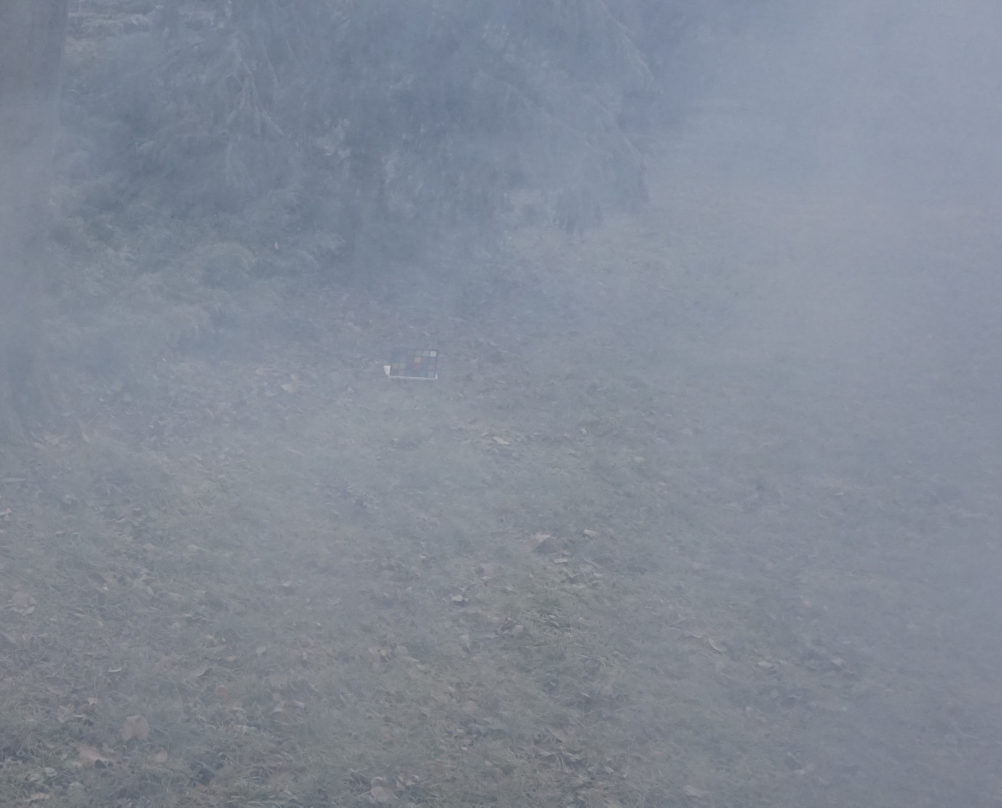
#> input picture data/O-HAZY/hazy/09_outdoor.jpg, 3006 x 2422 px (shown at 1/3 size)
$ python -i dcp_improved.py   (imports and definitions only)
#> lines starting #> are read from the running program, lines starting #| are printed output that depends on the picture
#> further down, picture is the input picture: shape (2422, 3006, 3); mean B, G, R 150.8, 138.2, 130.4
from __future__ import annotations

import cv2
import numpy as np


def _box(img, r):
    k = 2 * r + 1
    return cv2.boxFilter(img, ddepth=-1, ksize=(k, k),
                         borderType=cv2.BORDER_REFLECT)

#Ánh sáng khí quyển A
def _atmospheric_light(img, dark, top_percent=0.001):
    n = dark.size
    n_top = max(int(n * top_percent), 1)
    flat = img.reshape(n, 3)
    idx = np.argpartition(dark.ravel(), -n_top)[-n_top:]
    cands = flat[idx]
    best_pixel = cands[cands.sum(axis=1).argmax()]
    return float(np.clip(best_pixel.mean(), 0.5, 0.95))
#============================

#Tinh chỉnh transmission bằng Fast Guided Filter
def _fast_gf_smallp(I_full_gray, I_small_gray, p_small, radius, eps, s):
    H, W = I_full_gray.shape[:2]
    rs = max(1, radius // s)
    mI = _box(I_small_gray, rs)
    mp = _box(p_small, rs)
    mIp = _box(I_small_gray * p_small, rs)
    mII = _box(I_small_gray * I_small_gray, rs)
    var_I = mII - mI * mI
    cov_Ip = mIp - mI * mp
    a = cov_Ip / (var_I + eps)
    b = mp - a * mI
    a = _box(a, rs)
    b = _box(b, rs)
    if s > 1:
        a_full = cv2.resize(a, (W, H), interpolation=cv2.INTER_LINEAR)
        b_full = cv2.resize(b, (W, H), interpolation=cv2.INTER_LINEAR)
    else:
        a_full, b_full = a, b
    return a_full * I_full_gray + b_full
#============================

def dehaze_dcp_improved(img, patch_size=15, omega=0.95, t0=0.1,
                         guided_radius=60, guided_eps=1e-3,
                         subsample=4, return_intermediate=False,
                         **_legacy):
#> called with patch_size = 15, omega = 0.95, t0 = 0.1, guided_radius = 60, guided_eps = 0.001, subsample = 4, return_intermediate = False
    if img.ndim != 3 or img.shape[2] != 3:
        raise ValueError("Input phải là ảnh RGB 3 kênh")
    if img.dtype == np.uint8:
        img = img.astype(np.float32) / 255.0
    elif img.dtype != np.float32:
        img = img.astype(np.float32)

    H, W = img.shape[:2]
    s = max(1, int(subsample)) #Cơ chế thu nhỏ
    if min(H, W) // s < 64:
        s = max(1, min(H, W) // 64)
    Hs, Ws = max(1, H // s), max(1, W // s)

    ps = max(3, int(patch_size))
    if ps % 2 == 0:
        ps += 1
    kernel = cv2.getStructuringElement(cv2.MORPH_RECT, (ps, ps))

    min_ch = img.min(axis=2)
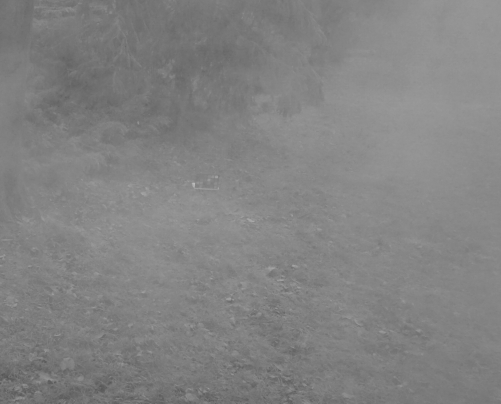
#> min_ch: shape (2422, 3006) float32 (shown at 1/6 size); min 0.294, max 0.757, mean 0.511
    dark = cv2.erode(min_ch, kernel)

    A = _atmospheric_light(img, dark)
#> in _atmospheric_light, `idx = np.argpartition(dark.ravel(), -n_top)[-n_top:]`: idx = 7280 values, max 3975434 at index 1462, min 2830 at index 174, mean 1521721.2
#> in _atmospheric_light, `best_pixel = cands[cands.sum(axis=1).argmax()]`: best_pixel = [0.761, 0.741, 0.737]
#> A = 0.746

    #Phát hiện vùng trời với các đặc trưng về độ tối, độ bão hòa và độ sáng để điều chỉnh omega thích nghi theo vùng trời
    img_small = cv2.resize(img, (Ws, Hs), interpolation=cv2.INTER_AREA) \
        if s > 1 else img
    min_s = img_small.min(axis=2)
    max_s = img_small.max(axis=2)
    ps_s = max(3, ps // s)
    if ps_s % 2 == 0:
        ps_s += 1
    ker_s = cv2.getStructuringElement(cv2.MORPH_RECT, (ps_s, ps_s))
    dark_s = cv2.erode(min_s, ker_s)
    saturation = (max_s - min_s) / (max_s + 1e-6)
    brightness = 0.5 * (max_s + min_s)
    dark_n = np.clip((dark_s - 0.60) * (1.0 / 0.35), 0.0, 1.0)
    bright_n = np.clip((brightness - 0.75) * (1.0 / 0.25), 0.0, 1.0)
#> bright_n: shape (605, 751) float32; every value is 0
    sat_n = np.clip(1.0 - saturation * (1.0 / 0.10), 0.0, 1.0)
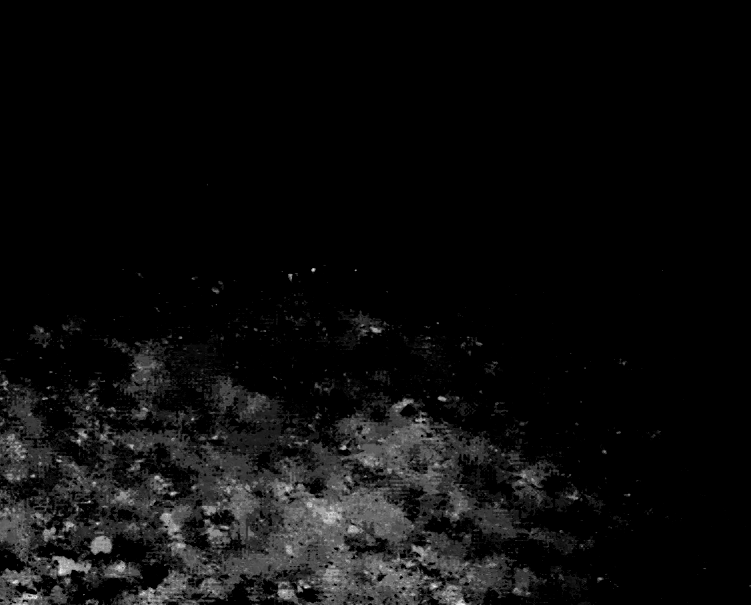
#> sat_n: shape (605, 751) float32; min 0, max 0.967, mean 0.0501
    sky_s = dark_n * bright_n * sat_n
    sky_s = cv2.GaussianBlur(sky_s.astype(np.float32, copy=False),
                              (0, 0), sigmaX=max(2.0, 10.0 / s))
    np.clip(sky_s, 0.0, 1.0, out=sky_s)
    sky_full = cv2.resize(sky_s, (W, H), interpolation=cv2.INTER_LINEAR) \
        if s > 1 else sky_s
#> sky_full: shape (2422, 3006) float32; every value is 0
    #==========================

    #Transmission thô với omega thích nghi
    inv_A = 1.0 / A
#> inv_A = 1.34
    normed_min = np.clip(min_ch * inv_A, 0.0, 1.0)
    dc_norm = cv2.erode(normed_min, kernel)
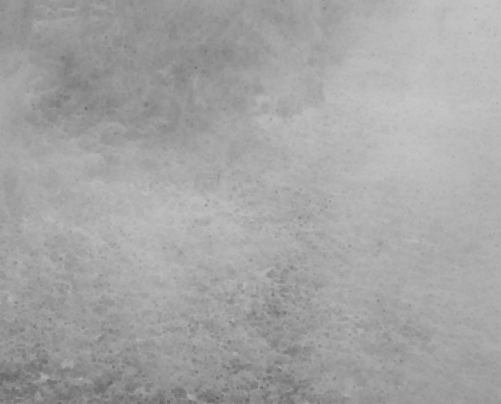
#> dc_norm: shape (2422, 3006) float32 (shown at 1/6 size); min 0.394, max 0.862, mean 0.646
    omega_map = omega - (0.20 * omega) * sky_full
#> omega_map: shape (2422, 3006) float32; every value is 0.95
    t_coarse = 1.0 - omega_map * dc_norm
    #======

    coeff = np.array([0.299, 0.587, 0.114], dtype=np.float32)
    gray_full = (img @ coeff).astype(np.float32, copy=False)
    if s > 1:
        gray_small = cv2.resize(gray_full, (Ws, Hs),
                                 interpolation=cv2.INTER_AREA)
        t_coarse_small = cv2.resize(t_coarse, (Ws, Hs),
                                     interpolation=cv2.INTER_AREA)
    else:
        gray_small = gray_full
        t_coarse_small = t_coarse

    t_refined = _fast_gf_smallp(
        gray_full, gray_small, t_coarse_small, #Ngưỡng sàn t thích nghi theo vùng trời
        guided_radius, guided_eps, s,
    )
#> in _fast_gf_smallp, `cov_Ip = mIp - mI * mp`:
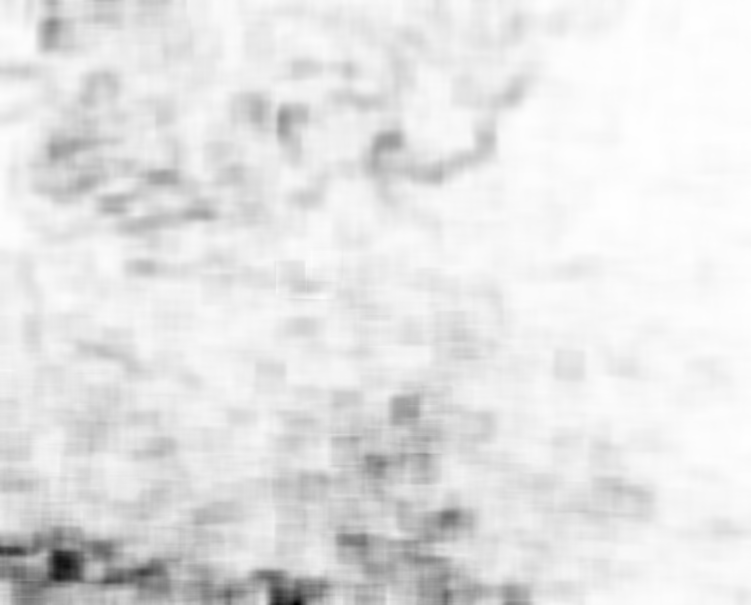
#> cov_Ip: shape (605, 751) float32; min -0.00154, max -4.5e-06, mean -0.000165; drawn with min black and max white
#> in _fast_gf_smallp, `b = mp - a * mI`:
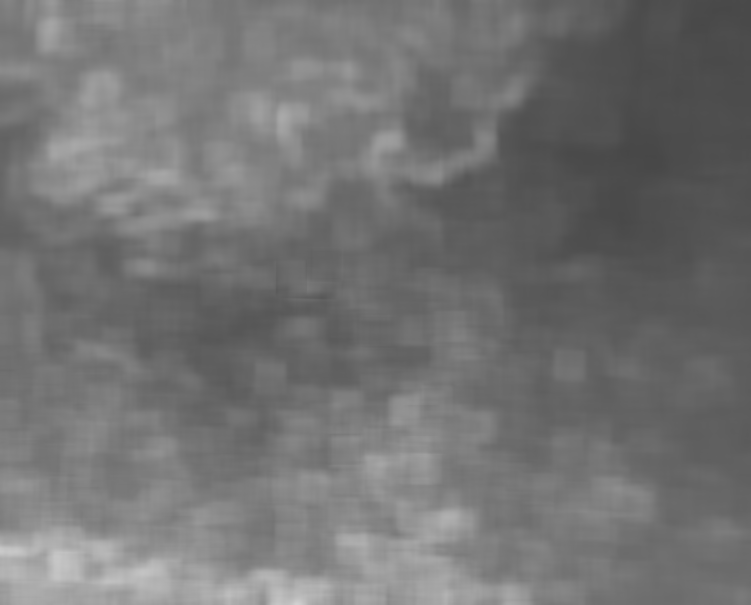
#> b: shape (605, 751) float32; min 0.281, max 0.819, mean 0.452
#> in _box (call 5), `return cv2.boxFilter(img, ddepth=-1, ksize=(k, k), borderType=cv2.BORD..`:
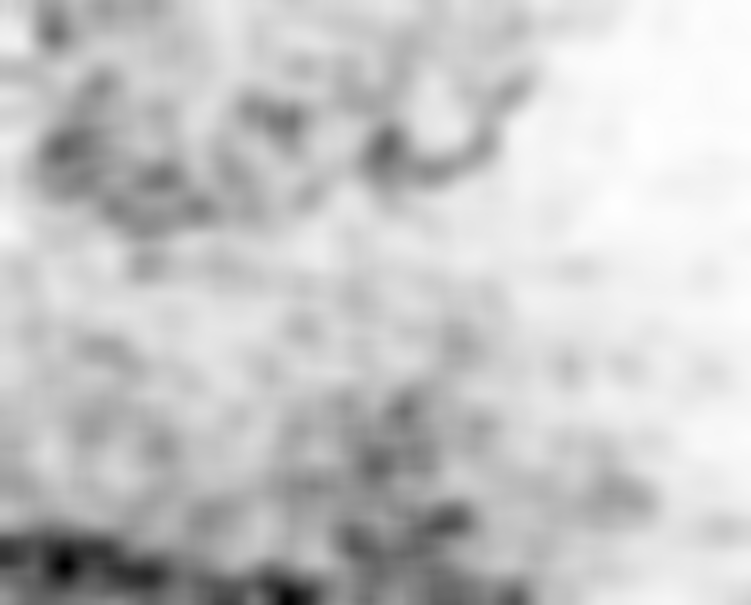
#> returned value: shape (605, 751) float32; min -0.519, max -0.00947, mean -0.124; drawn with min black and max white
    np.clip(t_refined, 0.0, 1.0, out=t_refined) #Phục hồi ảnh

    t_floor = t0 + (0.60 - t0) * sky_full
#> t_floor: shape (2422, 3006) float32; every value is 0.1
    t_safe = np.maximum(t_refined, t_floor)[..., None] #Hòa trộn vùng trời để tránh nhiễu

    J = (img - A) / t_safe + A
    np.clip(J, 0.0, 1.0, out=J)
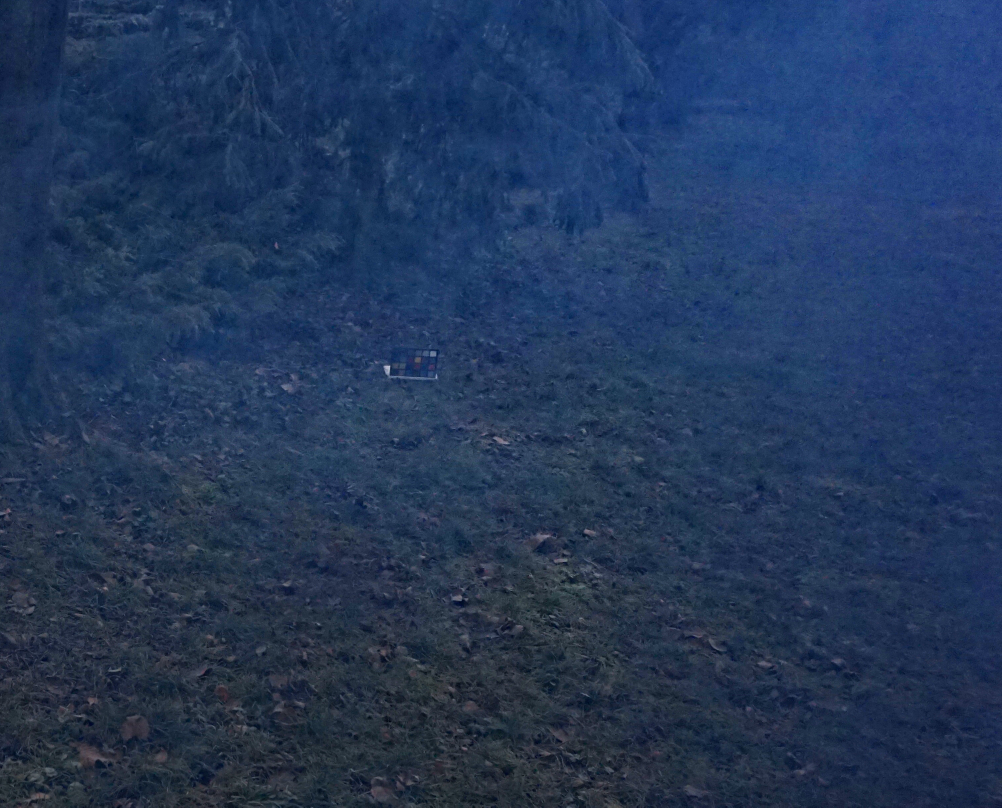
#> J: shape (2422, 3006, 3) float32 (shown at 1/3 size); mean of channels 0, 1, 2 0.351, 0.221, 0.139; drawn as B, G, R

    blend = (0.55 * sky_full)[..., None]
    J = (1.0 - blend) * J + blend * img
    np.clip(J, 0.0, 1.0, out=J)
    if return_intermediate:
        return J, {"A": A, "t_coarse": t_coarse, "t_refined": t_refined,
                   "dark": dark, "sky_mask": sky_full}
    return J

>>> import cv2
>>> picture = cv2.imread('../../data/O-HAZY/hazy/09_outdoor.jpg')
>>> result = dehaze_dcp_improved(picture)

$ run again, on data/O-HAZY/hazy/10_outdoor.jpg
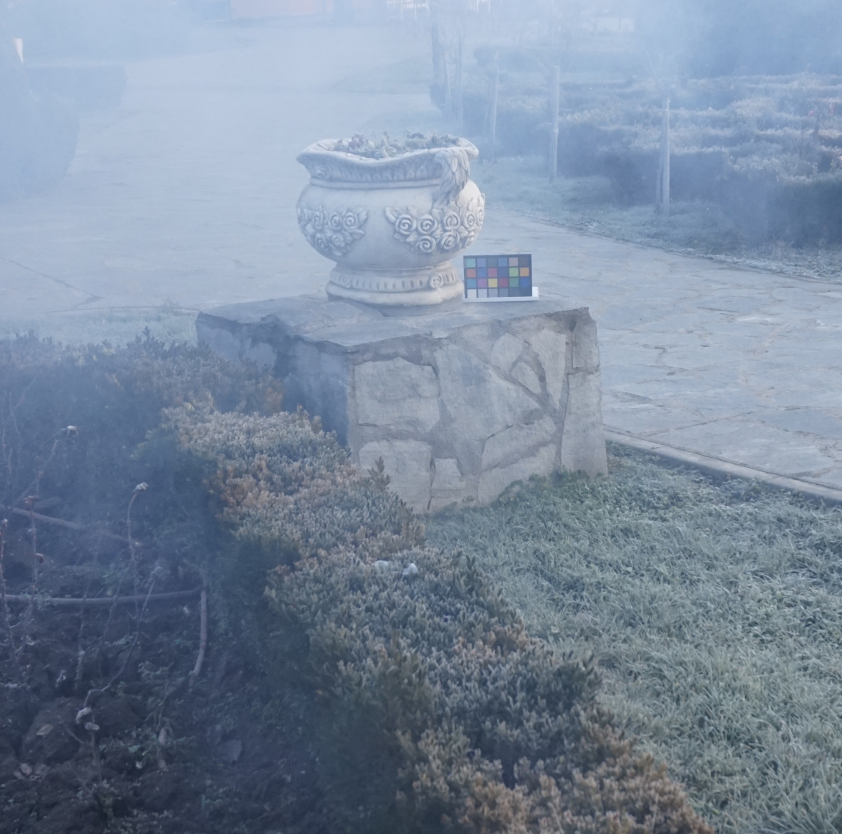
#> input picture data/O-HAZY/hazy/10_outdoor.jpg, 2526 x 2502 px (shown at 1/3 size)
#> picture is the input picture: shape (2502, 2526, 3); mean B, G, R 158.5, 138.6, 123.2
#> idx = 6320 values, max 2262085 at index 1424, min 877 at index 21, mean 1030913.4
#> best_pixel = [0.984, 0.937, 0.898]
#> A = 0.94
#> in dehaze_dcp_improved, `sat_n = np.clip(1.0 - saturation * (1.0 / 0.10), 0.0, 1.0)`:
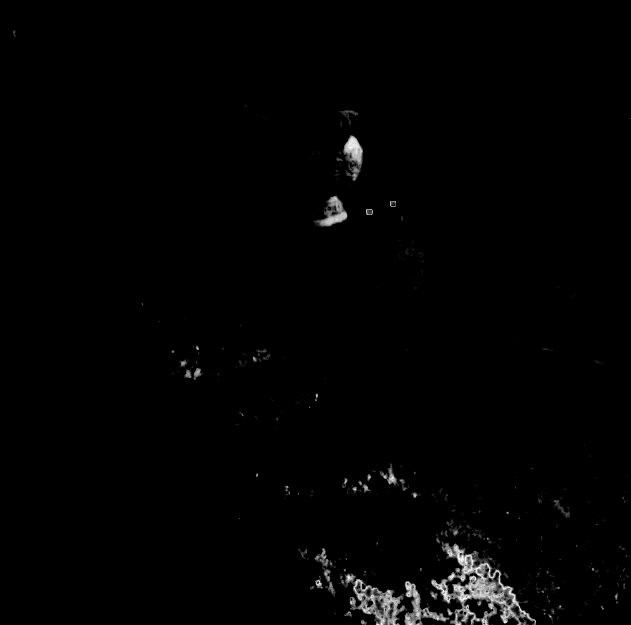
#> sat_n: shape (625, 631) float32; min 0, max 1, mean 0.0109
#> inv_A = 1.06
#> in dehaze_dcp_improved, `np.clip(J, 0.0, 1.0, out=J)`:
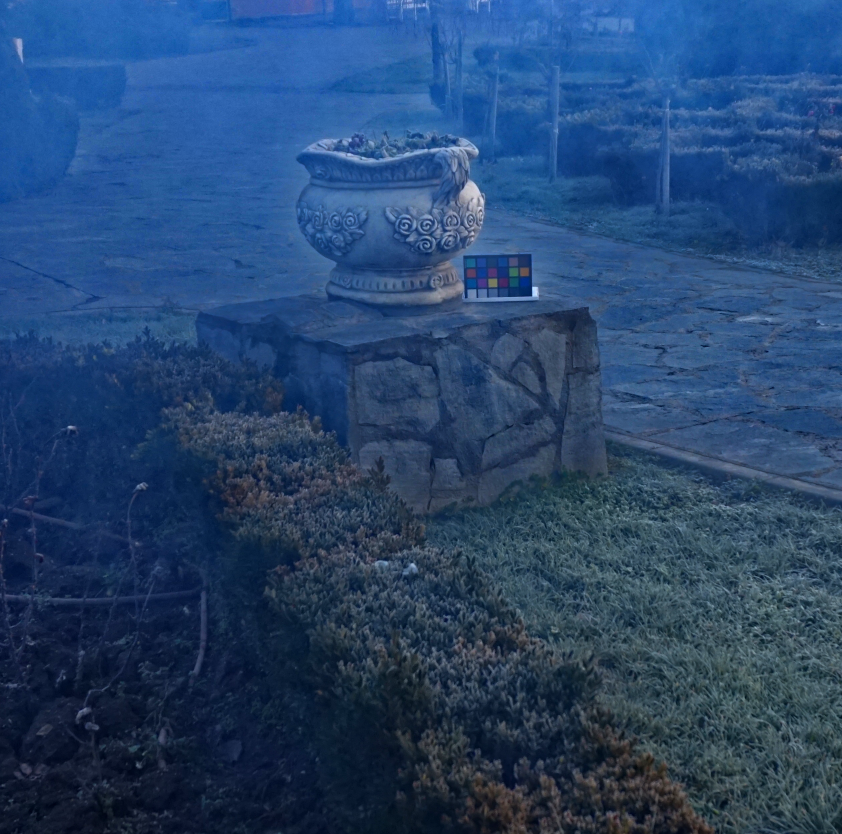
#> J: shape (2502, 2526, 3) float32 (shown at 1/3 size); mean of channels 0, 1, 2 0.435, 0.274, 0.152; drawn as B, G, R

$ run again, on data/O-HAZY/hazy/21_outdoor.JPG
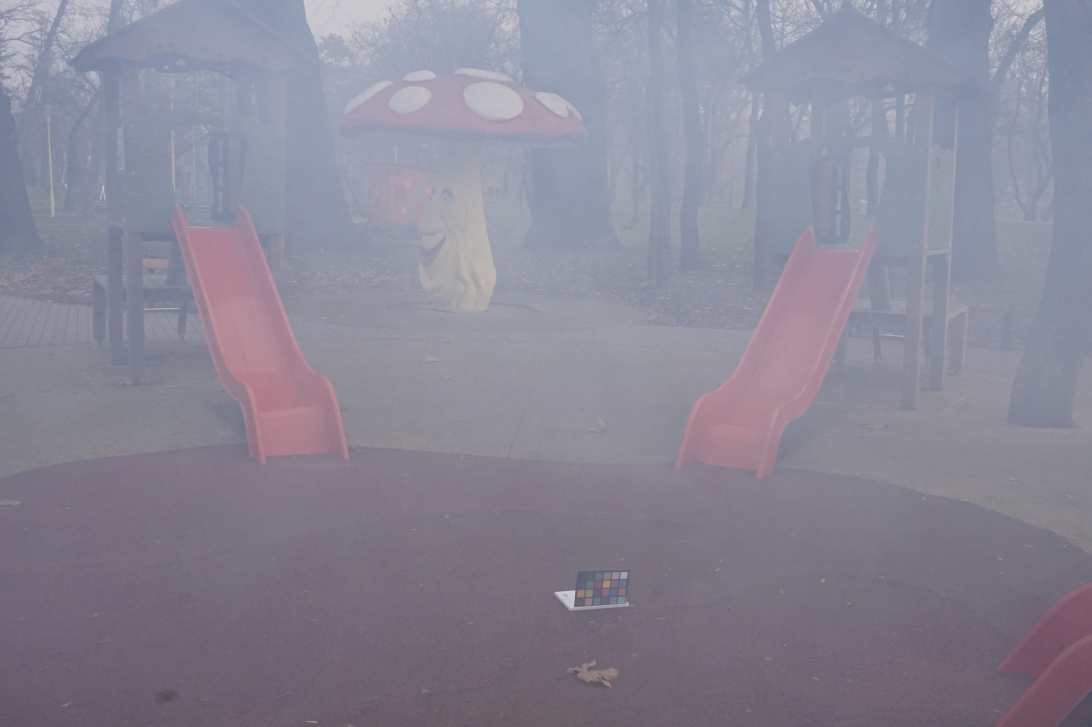
#> input picture data/O-HAZY/hazy/21_outdoor.JPG, 5456 x 3632 px (shown at 1/5 size)
#> picture is the input picture: shape (3632, 5456, 3); mean B, G, R 150, 134.9, 137.6
#> idx = 19816 values, max 16283567 at index 2131, min 1529 at index 2192, mean 476527.7
#> best_pixel = [0.827, 0.804, 0.808]
#> A = 0.813
#> in dehaze_dcp_improved, `sat_n = np.clip(1.0 - saturation * (1.0 / 0.10), 0.0, 1.0)`:
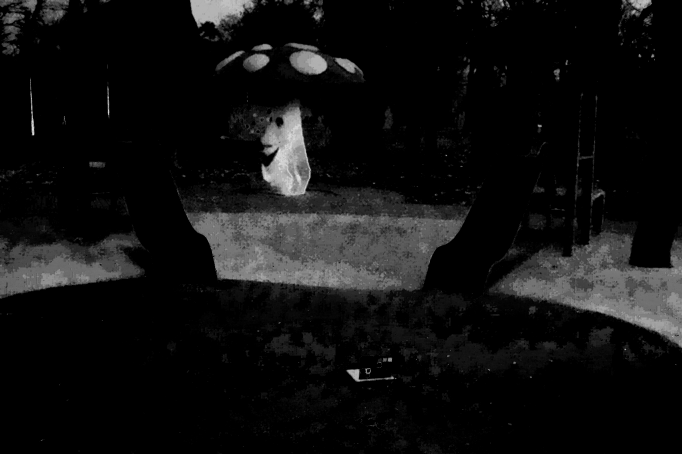
#> sat_n: shape (908, 1364) float32 (shown at 1/2 size); min 0, max 0.996, mean 0.0655
#> inv_A = 1.23
#> `result = dehaze_dcp_improved(picture)`:
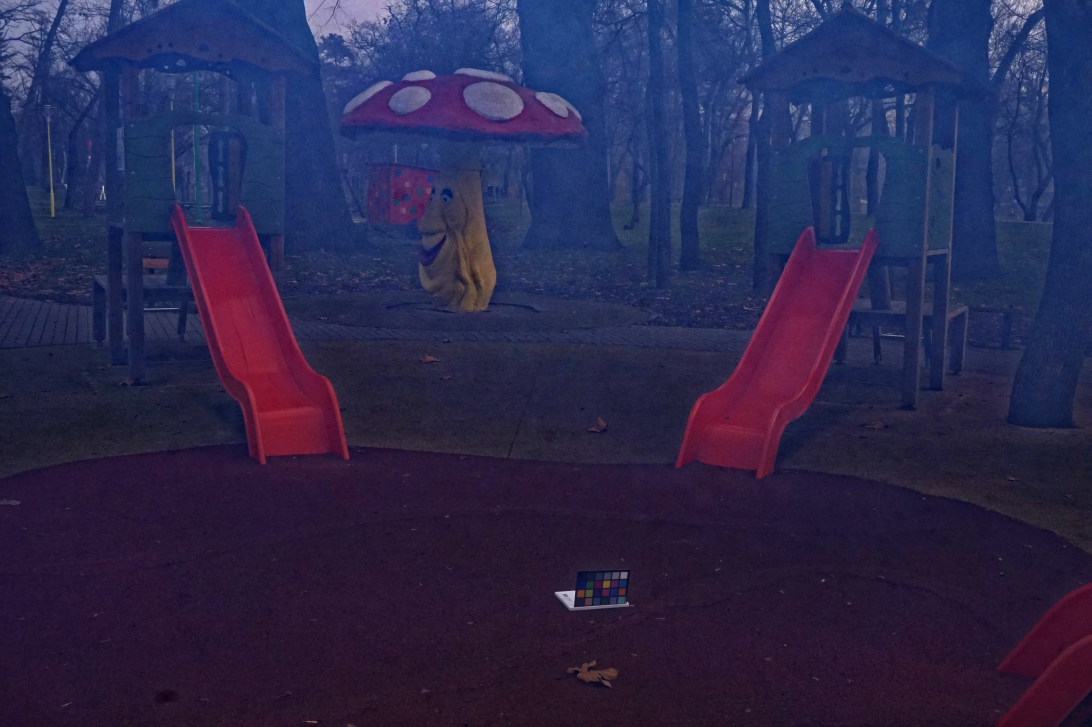
#> result: shape (3632, 5456, 3) float32 (shown at 1/5 size); mean of channels 0, 1, 2 0.224, 0.132, 0.198; drawn as B, G, R
